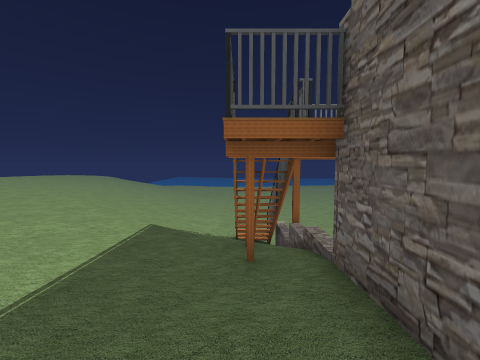
view 1 (above)

17 first-person views from a walk through a 3-D level made in the Unity game engine. The camera is 1.3 m above the floor, tilts 4° down and sees 90° across. Doors are open. The floor is counted in squares, 1 m on a side. Each view is taken from the middle of a square. On the plan, view 1 faces up. The plan holds only what a view shows up to about 12 squares ahead; the rest is blank. The place goes on beyond the plan. The player is left out. Some surface patterns are stand-ins.

view 2
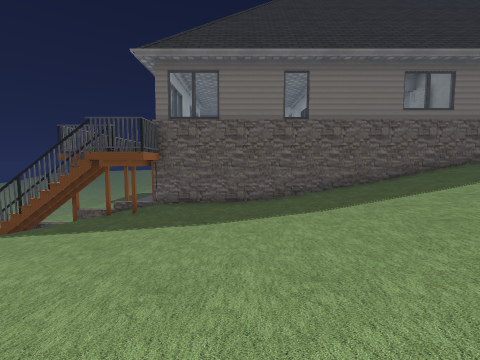

view 3
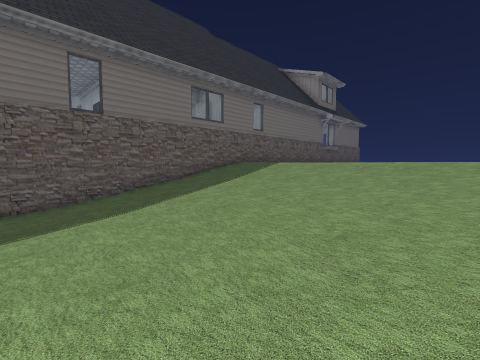

view 4
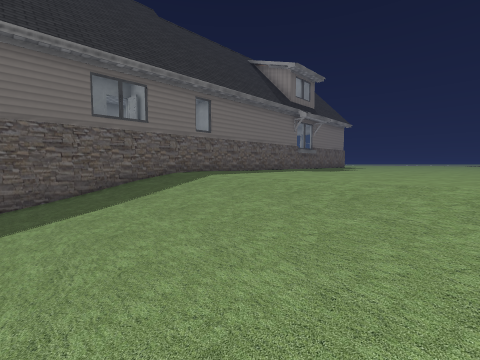

view 5
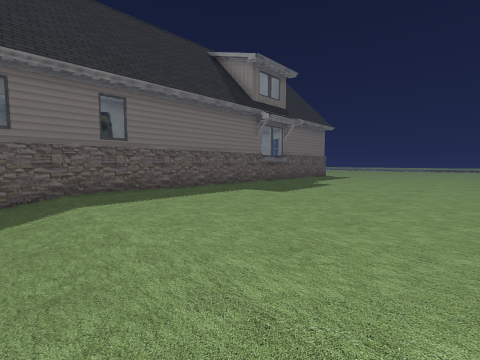

view 6
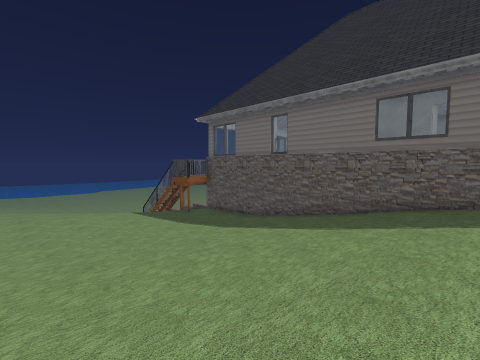

view 7
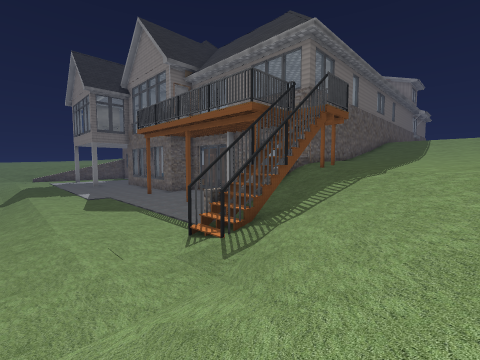

view 8
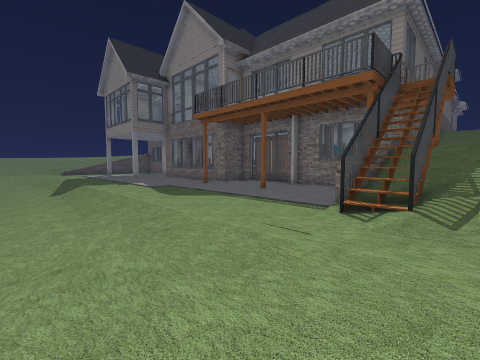

view 9
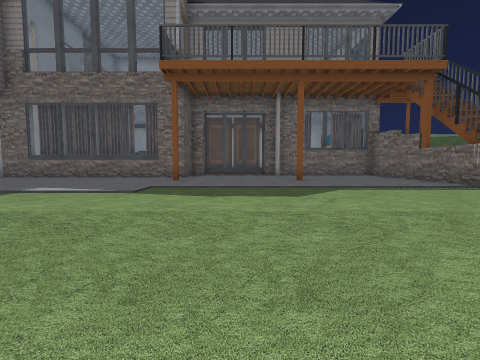

view 10
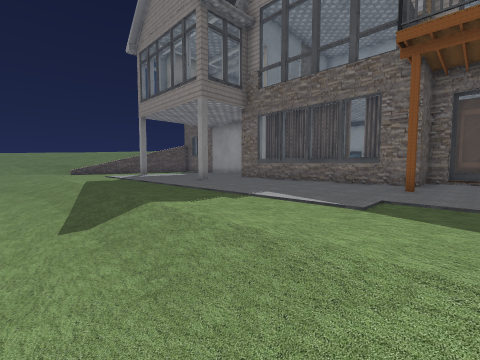

view 11
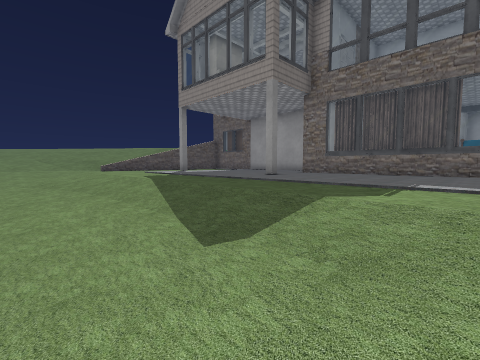

view 12
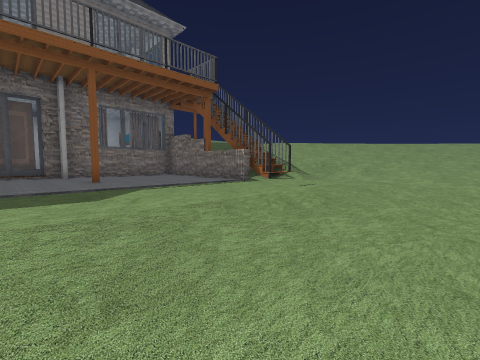

view 13
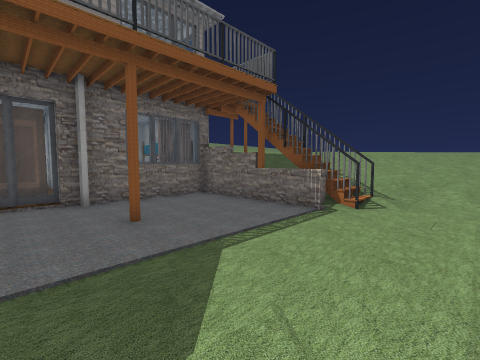

view 14
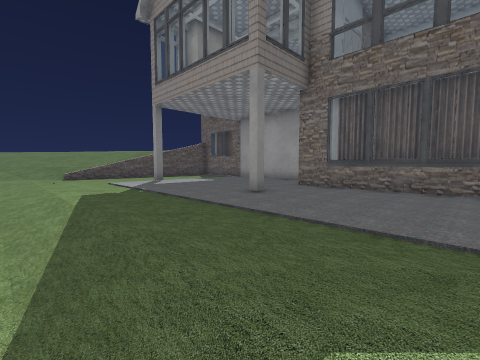

view 15
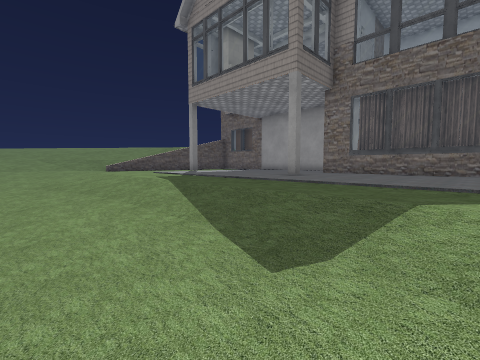

view 16
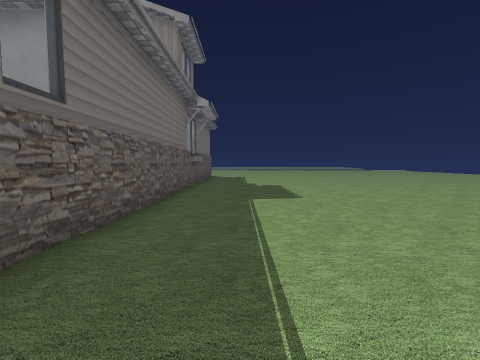

view 17
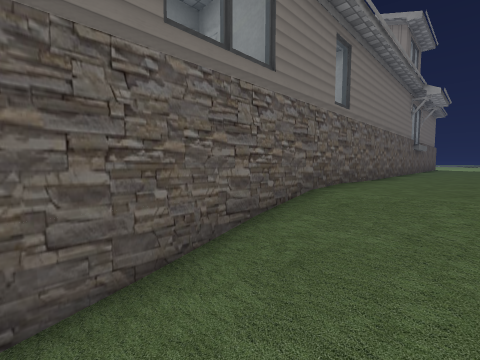

### Floor plan
Key: @ floor where view 1 was taken; # wall or solid block; . main floor; - floor 0.25 m lower than the main floor; _ floor 0.5 m lower than the main floor; < floor 0.75 m lower than the main floor; ( floor 1 m lower than the main floor; : floor 1.75 m higher than the main floor; + floor 2 m higher than the main floor; * floor 2.25 m higher than the main floor; % floor 2.5 m higher than the main floor; & floor 3.5 m higher than the main floor; $ floor 4 m higher than the main floor; / step, stairs or slope; D open door; = window, fence, low wall or low ledge; O other object.
Columns run from 8 left of view 1 to 29 right of it. Each row starts with its distance up from view 1.
 15 ///////---_____<<<<<<(((((<<<<____--..
 14 ///////.---///////////////////__/_--..
 13  //////..-////////////////////////-...
 12 ///////...............//./.........../
 11 ://////.............................
 10 :://////##.........................
  9 ::://///##........................
  8 +:::////##=...............#.....#
  7 ++:::///##=...#...#.......//$$$
  6 ++++:://###.............../
  5 ++++::::###.......##==#==##
  4 ++++::::###.......#      D
  3 ++++++:::#O   #===#       #
  2 +++++++++#                #
  1 *++++++++#
  0 *****+++@#
 -1 ********/#
 -2 %%%%***//#
 -3 /////////#  O
 -4 /////////#  O
 -5 /////////#
 -6 /////////#
 -7 /////////#
 -8 /////////#
 -9 &&&&&&&&&###
-10 &&&&&&&&&##
-11 &&&&&&&&&#
-12 &&&&&&&&&#
-13 &&&&&&&&&#
-14 &&&&&&&&&#
-15 &&&&&&&&&#
-16 &&&&&&&&&#
-17 &&&&&&&&&#
-18 &&&&&&&&&#

Positions as (right, up) in squares from view 1, and headings:
1: (0, 0), facing up
2: (-8, 0), facing right
3: (-8, 0), facing down-right
4: (-8, -4), facing down-right
5: (-8, -8), facing down-right
6: (-8, -9), facing up-right
7: (-4, 13), facing down-right
8: (-1, 15), facing down-right
9: (8, 15), facing down
10: (9, 14), facing down-right
11: (12, 15), facing down-right
12: (8, 15), facing down-left
13: (8, 12), facing down-left
14: (13, 13), facing down-right
15: (13, 15), facing down-right
16: (-1, -8), facing down
17: (-1, -5), facing down-right
